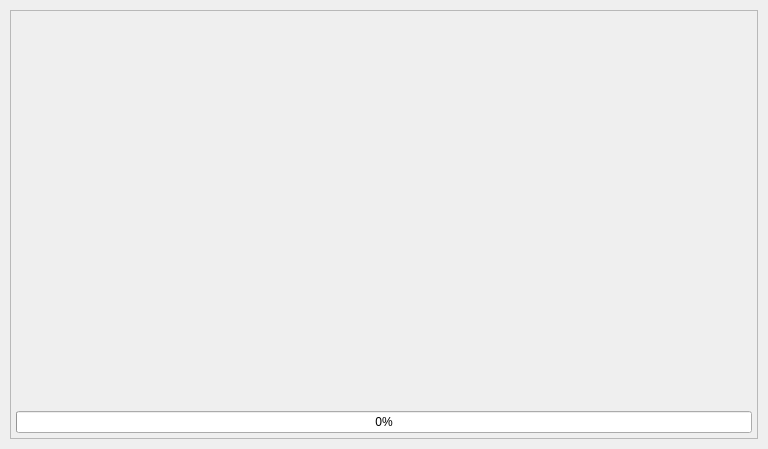
<?xml version="1.0" encoding="UTF-8"?>
<ui version="4.0">
 <class>SplashScreen</class>
 <widget class="QWidget" name="SplashScreen">
  <property name="geometry">
   <rect>
    <x>0</x>
    <y>0</y>
    <width>768</width>
    <height>449</height>
   </rect>
  </property>
  <layout class="QVBoxLayout" name="verticalLayout">
   <property name="spacing">
    <number>0</number>
   </property>
   <property name="leftMargin">
    <number>10</number>
   </property>
   <property name="topMargin">
    <number>10</number>
   </property>
   <property name="rightMargin">
    <number>10</number>
   </property>
   <property name="bottomMargin">
    <number>10</number>
   </property>
   <item>
    <widget class="QFrame" name="fr_main">
     <property name="frameShape">
      <enum>QFrame::StyledPanel</enum>
     </property>
     <property name="frameShadow">
      <enum>QFrame::Raised</enum>
     </property>
     <layout class="QVBoxLayout" name="vlay_fr_main">
      <property name="spacing">
       <number>0</number>
      </property>
      <property name="leftMargin">
       <number>5</number>
      </property>
      <property name="topMargin">
       <number>0</number>
      </property>
      <property name="rightMargin">
       <number>5</number>
      </property>
      <property name="bottomMargin">
       <number>5</number>
      </property>
      <item>
       <spacer name="verticalSpacer">
        <property name="orientation">
         <enum>Qt::Vertical</enum>
        </property>
        <property name="sizeHint" stdset="0">
         <size>
          <width>20</width>
          <height>40</height>
         </size>
        </property>
       </spacer>
      </item>
      <item>
       <layout class="QGridLayout" name="gridLayout">
        <property name="spacing">
         <number>10</number>
        </property>
        <item row="1" column="1">
         <widget class="QLabel" name="lb_description"/>
        </item>
        <item row="0" column="1">
         <widget class="QLabel" name="lb_titre"/>
        </item>
        <item row="0" column="0" rowspan="2">
         <widget class="QLabel" name="lb_ico"/>
        </item>
       </layout>
      </item>
      <item>
       <spacer name="verticalSpacer_2">
        <property name="orientation">
         <enum>Qt::Vertical</enum>
        </property>
        <property name="sizeHint" stdset="0">
         <size>
          <width>20</width>
          <height>40</height>
         </size>
        </property>
       </spacer>
      </item>
      <item>
       <widget class="QLabel" name="lb_chargement"/>
      </item>
      <item>
       <widget class="QProgressBar" name="pg_chargement">
        <property name="value">
         <number>0</number>
        </property>
       </widget>
      </item>
     </layout>
    </widget>
   </item>
  </layout>
 </widget>
 <resources/>
 <connections/>
</ui>
